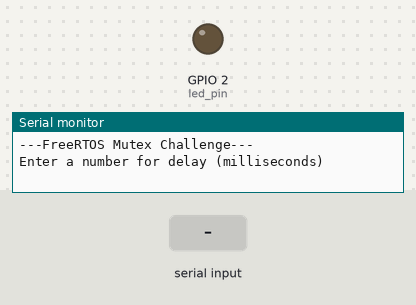
Bench run of a program on a simulated ESP32. Parts: output pins drawn as LEDs (lit = HIGH), the last lines printed to the serial monitor. Dashed ring = blinking. The test bench sets the inputs (shaded band).

Above: at 1.8 s.
1.9 s: "90,45\n" received over Serial
At 6.8 s:
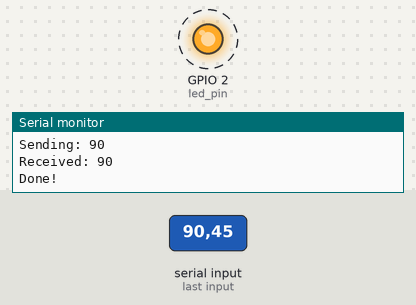
Timing chart, 0 to 10.9 s (numbered marks = the images above; inputs shaded):
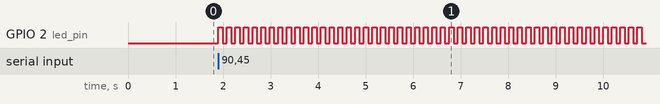

Measured:
- after the input at 1.9 s, GPIO 2 (led_pin): alternates HIGH for 0.09 s and LOW for 0.09 s, starting at once

The program:

main.cpp
```cpp
/*
  Introduction to RTOS Part 7 - Semaphore by Shawn Hymel
  URL: https://www.youtube.com/watch?v=5JcMtbA9QEE&list=PLXyB2ILBXW5FLc7j2hLcX6sAGbmH0JxX8&index=12

  Efraim Manurung, 8th August 2024
  Version 1.0

  Concepts from URL: https://www.digikey.nl/en/maker/projects/introduction-to-rtos-solution-to-part-7-freertos-semaphore-example/51aa8660524c4daba38cba7c2f5baba7

  Semaphore concepts:
  In programming, a semaphore is a variable used to control access to a common, shared resource that needs
  to be accessed by multiple threads or processes. It is similar to a mutex in that it can prevent other threads
  from accessing a shared resource or critical section.

  However, where a mutex implies a level of ownership of the lock (i.e. a single thread is said to have the lock
  while executing in a critical section), a semaphore is a counter that can allow multiple threads to enter a critical
  section.

  In theory, a semaphore is a shared counter that can be incremented and decremented atomically. For example, Tasks A, B, and C
  wish to enter the critical section in the image above. They each call semaphore take(), which decrements the counting semaphore.
  At this point, all 3 tasks are inside the critical section and the semaphore's value is 0.

  If another task, like Task D, attempts to enter the critical section, it must first call semaphoreTake() as well.
  However, since the semaphore is 0, semaphoreTake() will tell Task D to wait. When any of the other tasks leave
  the critical section, they must call semaphoreGive(), which atomically increments the semaphore.
  At this point, Task D may call semaphoreTake() again and enter the critical section.

  This demonstrates that semaphores work like a generalized mutex capable of counting to numbers greater than 1.
  However, in practice, you rarely use semaphores like this, as even within the critical section, there is no way to protect
  individual resources with just that one semaphore; you would need to use other protection mechanisms,
  like queues or mutexes to supplement the semaphore.

  In practice, semaphores are often used to signal to other threads that some common resource is
  available to use. This works well in producer/consumer scenarios where one or more tasks generate data
  and one or more tasks use that data.

  Example of producers and consumers:
  Tasks A dan B (producers) create data to be put into a shared resource, such as a buffer or linked list.
  Each time they do, they call semaphoreGive() to increment the semaphore. Tasks C and D can read values from that resource,
  removing the values as they do so (consumers). Each time a task reads from the resource, it calls semaphoreTake(), which
  decrements the semaphore value.

  Note that the shared resource must still be protected to prevent overwrites from the producer threads. A semaphore is then
  used as an additional signal to the consumer tasks that values are ready. By limiting the maximum value of the semaphore,
  we can control how much information can be put into or read from the resource at a time (i.e. the size of the buffer or
  maximum length of the linked list).

  You can have a binary semaphore, which only counst to 1. Hopefully, you can see how a binary
  semaphore differs from a mutex in its use cases. While they might have similar implementations,
  the use cases for mutexes and semaphores differ.

  sources:
  Atomic operations: https://stackoverflow.com/questions/52196678/what-are-atomic-operations-for-newbies


*/

#include <Arduino.h>

// Use only core 1 for demo purposes
#if CONFIG_FREERTOS_UNICORE
  static const BaseType_t app_cpu = 0;
#else
  static const BaseType_t app_cpu = 1;
#endif

// Pins
static const int led_pin = LED_BUILTIN;

// Globals
static SemaphoreHandle_t bin_sem;

//*************************************************************************************************
// Tasks

// Blink LED based on rate passed by parameter
void blinkLED(void *parameters) {

  // Copy the parameters into a local variable
  int num = *(int *)parameters;

  // Release the binary semaphore so that the creating function can finish
  xSemaphoreGive(bin_sem);

  // Print the parameter
  Serial.print("Received: ");
  Serial.println(num);

  // Configure the LED pin
  pinMode(led_pin, OUTPUT);

  // Blink forever and ever
  while (1) {
    digitalWrite(led_pin, HIGH);
    vTaskDelay(num / portTICK_PERIOD_MS);
    digitalWrite(led_pin, LOW);
    vTaskDelay(num / portTICK_PERIOD_MS);
  }
}

//*************************************************************************************************
// Main (runs as its own task with priority 1 on core 1)

void setup() {

  long int delay_arg;

  // Configure Serial
  Serial.begin(115200);

  // Wait a moment to start (so we don't miss Serial output)
  vTaskDelay(1000 / portTICK_PERIOD_MS);
  Serial.println();
  Serial.println("---FreeRTOS Mutex Challenge---");
  Serial.println("Enter a number for delay (milliseconds)");

  // Wait for input from serial
  while (Serial.available() <= 0);

  // Read integer value
  delay_arg = Serial.parseInt();
  Serial.print("Sending: ");
  Serial.println(delay_arg);

  // Create binary sempahore before starting tasks
  bin_sem = xSemaphoreCreateBinary();

  // Start task 1
  xTaskCreatePinnedToCore(blinkLED,
                          "Blink LED",
                          1024,
                          (void *)&delay_arg,
                          1,
                          NULL,
                          app_cpu);

  // Do nothing until binary semaphore has been returned
  xSemaphoreTake(bin_sem, portMAX_DELAY);

  // Show that we accomplished our task of passing the stack-based argument
  Serial.println("Done!");
}

void loop() {

  // Do nothing but allow yielding to lower-priority tasks
  vTaskDelay(1000 / portTICK_PERIOD_MS);
}
```
